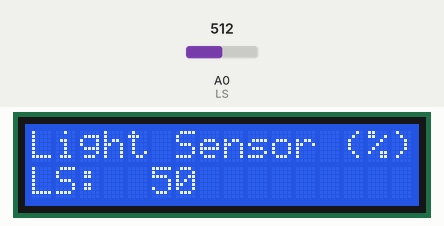
Simulated run of this sketch. Board: ESP8266 (NodeMCU). On the bench: 16×2 character LCD. The test bench sets the inputs (shaded band); at power-on: A0 (LS) = 512. WiFi joins after 1.5 s; servers stay silent unless stated; what the sketch prints to the serial monitor is not drawn.

Above: at 4.7 s.
4.8 s: A0 (LS) set to 716
At 6.2 s:
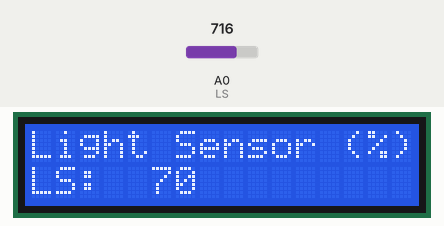
6.5 s: A0 (LS) set to 900
At 7.0 s:
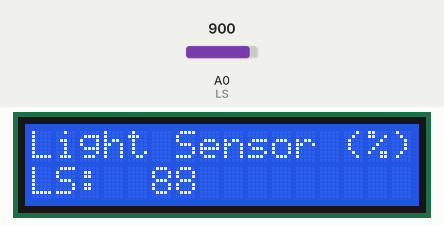
8.1 s: A0 (LS) set to 1023
At 8.7 s:
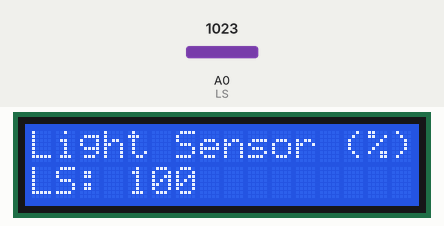
Timing chart, 0 to 11.1 s (numbered marks = the images above; inputs shaded):
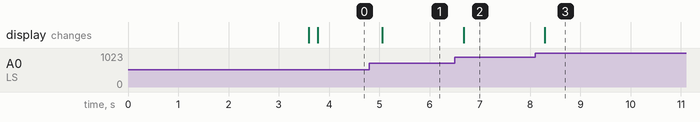

Measured:
- after the input at 4.8 s, the display: changes after 0.26 s (image 1)
- after the input at 6.5 s, the display: changes after 0.18 s (image 2)
- after the input at 8.1 s, the display: changes after 0.19 s (image 3)

The sketch:

Modul06A_LDR_Photodiode.ino
```cpp
// MODUL 06 Bagian 1 - Sensor Cahaya Analog (LDR / Photodiode)
#include <ESP8266WiFi.h>
#include <FirebaseESP8266.h>
#include <Wire.h>
#include <LiquidCrystal_I2C.h>

#define WIFI_SSID "SSID_WIFI"
#define WIFI_PASSWORD "PASS_WIFI"
#define DATABASE_URL "project_id.firebaseio.com"
#define API_KEY "database_secret"
#define LS A0                            // Pin sensor cahaya LDR/Photodiode

FirebaseData fbdo;
LiquidCrystal_I2C lcd(0x27, 16, 2);
String user = "user_id";
int ls_adc, ls_value;                    // Data ADC & hasil konversi sensor
char ls_data[16];

void setup() {
  Serial.begin(115200);
  lcd.init();
  lcd.backlight();
  lcd.setCursor(0, 0);
  lcd.print("Trainer Kit IoT");
  lcd.setCursor(0, 1);
  lcd.print("Connecting-WiFi");

  WiFi.begin(WIFI_SSID, WIFI_PASSWORD);
  Serial.print("Connecting to Wi-Fi");
  while (WiFi.status() != WL_CONNECTED) {
    Serial.print(".");
    delay(300);
  }
  Serial.println();
  Serial.print("Connected with IP: ");
  Serial.println(WiFi.localIP());
  Serial.println();
  Serial.printf("Firebase Client v%s\n\n", FIREBASE_CLIENT_VERSION);
  Firebase.begin(DATABASE_URL, API_KEY);
  Firebase.reconnectWiFi(true);
  delay(2000);
  lcd.clear();
}

void loop() {
  ls_adc = analogRead(LS);
  ls_value = map(ls_adc, 0, 1024, 0, 100);   // konversi ke persen 0-100%

  Serial.print("Cahaya : " + String(ls_value) + " %");
  Serial.println();

  Firebase.setInt(fbdo, "/" + user + "/gauge1", ls_value);

  lcd.setCursor(0, 0);
  lcd.print("Light Sensor (%)");
  lcd.setCursor(0, 1);
  sprintf(ls_data, "LS: %3d", ls_value);
  lcd.print(ls_data);

  delay(150);    // Jeda agar perubahan nilai lebih halus
}
```
